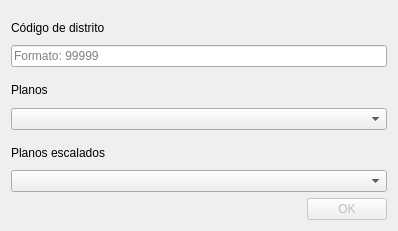
<?xml version="1.0" encoding="UTF-8"?>
<ui version="4.0">
 <class>pssc</class>
 <widget class="QDialog" name="pssc">
  <property name="windowModality">
   <enum>Qt::NonModal</enum>
  </property>
  <property name="geometry">
   <rect>
    <x>0</x>
    <y>0</y>
    <width>398</width>
    <height>231</height>
   </rect>
  </property>
  <property name="sizePolicy">
   <sizepolicy hsizetype="Preferred" vsizetype="Preferred">
    <horstretch>0</horstretch>
    <verstretch>0</verstretch>
   </sizepolicy>
  </property>
  <property name="windowTitle">
   <string>Planos sin sector circular</string>
  </property>
  <layout class="QVBoxLayout" name="verticalLayout">
   <item>
    <layout class="QVBoxLayout" name="verticalLayout_3">
     <property name="spacing">
      <number>1</number>
     </property>
     <item>
      <widget class="QLabel" name="label_2">
       <property name="whatsThis">
        <string/>
       </property>
       <property name="text">
        <string>Código de distrito</string>
       </property>
      </widget>
     </item>
     <item>
      <widget class="QLineEdit" name="coddist">
       <property name="inputMask">
        <string/>
       </property>
       <property name="text">
        <string/>
       </property>
       <property name="maxLength">
        <number>5</number>
       </property>
       <property name="readOnly">
        <bool>false</bool>
       </property>
       <property name="placeholderText">
        <string>Formato: 99999</string>
       </property>
      </widget>
     </item>
    </layout>
   </item>
   <item>
    <layout class="QVBoxLayout" name="verticalLayout_2">
     <property name="spacing">
      <number>1</number>
     </property>
     <item>
      <widget class="QLabel" name="label">
       <property name="text">
        <string>Planos</string>
       </property>
      </widget>
     </item>
     <item>
      <widget class="QgsMapLayerComboBox" name="pl">
       <property name="showCrs">
        <bool>true</bool>
       </property>
      </widget>
     </item>
    </layout>
   </item>
   <item>
    <layout class="QVBoxLayout" name="verticalLayout_4">
     <property name="spacing">
      <number>1</number>
     </property>
     <item>
      <widget class="QLabel" name="label_3">
       <property name="text">
        <string>Planos escalados</string>
       </property>
      </widget>
     </item>
     <item>
      <widget class="QgsMapLayerComboBox" name="pe">
       <property name="showCrs">
        <bool>true</bool>
       </property>
      </widget>
     </item>
    </layout>
   </item>
   <item>
    <widget class="QDialogButtonBox" name="button_box">
     <property name="enabled">
      <bool>false</bool>
     </property>
     <property name="orientation">
      <enum>Qt::Horizontal</enum>
     </property>
     <property name="standardButtons">
      <set>QDialogButtonBox::Ok</set>
     </property>
     <property name="centerButtons">
      <bool>false</bool>
     </property>
    </widget>
   </item>
  </layout>
 </widget>
 <customwidgets>
  <customwidget>
   <class>QgsMapLayerComboBox</class>
   <extends>QComboBox</extends>
   <header>qgsmaplayercombobox.h</header>
  </customwidget>
 </customwidgets>
 <resources/>
 <connections>
  <connection>
   <sender>button_box</sender>
   <signal>accepted()</signal>
   <receiver>pssc</receiver>
   <slot>accept()</slot>
   <hints>
    <hint type="sourcelabel">
     <x>20</x>
     <y>20</y>
    </hint>
    <hint type="destinationlabel">
     <x>20</x>
     <y>20</y>
    </hint>
   </hints>
  </connection>
  <connection>
   <sender>button_box</sender>
   <signal>rejected()</signal>
   <receiver>pssc</receiver>
   <slot>reject()</slot>
   <hints>
    <hint type="sourcelabel">
     <x>20</x>
     <y>20</y>
    </hint>
    <hint type="destinationlabel">
     <x>20</x>
     <y>20</y>
    </hint>
   </hints>
  </connection>
 </connections>
</ui>
